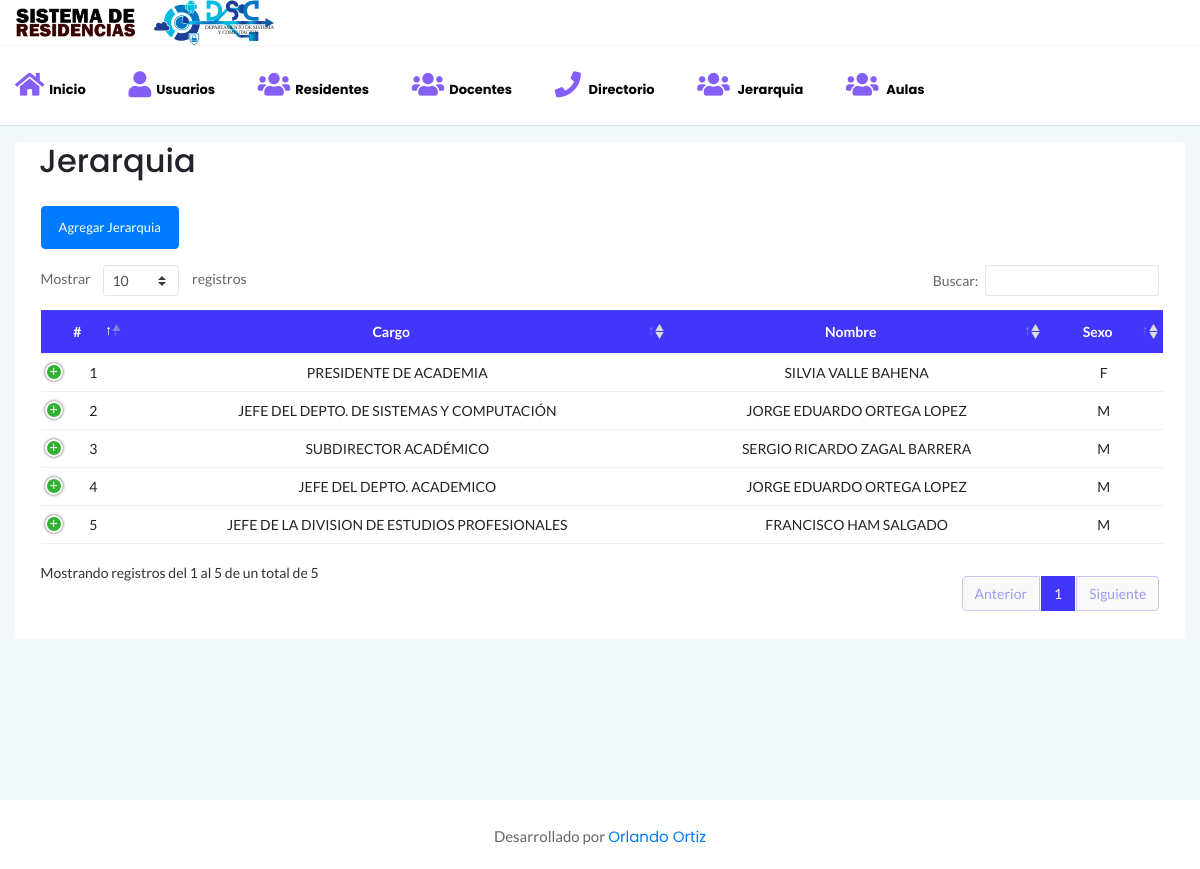
Page /Jerarquia on the committed database.
### tables this page shows
CREATE TABLE `jerarquia` (
  `id` int(10) unsigned NOT NULL AUTO_INCREMENT,
  `nombre` varchar(120) NOT NULL,
  `cargo` varchar(70) NOT NULL,
  `estado` int(1) unsigned DEFAULT '1',
  `sexo` varchar(2) DEFAULT NULL,
  PRIMARY KEY (`id`)
);

### controladores/plantilla.controlador.php (called while the page is built)
<?php
class ControladorPlantilla{
	public function ctrPlantilla(){
		include "vistas/plantilla.php";
	}
}

### index.php (called while the page is built, shortened)
<?php
require_once "controladores/plantilla.controlador.php";
require_once "controladores/directorio.controlador.php";
require_once "controladores/jerarquia.controlador.php";
require_once "controladores/config.controlador.php";
require_once "modelos/jerarquia.modelo.php";
$plantilla = new ControladorPlantilla();
$plantilla->ctrPlantilla();

### controladores/jerarquia.controlador.php (called while the page is built, shortened)
<?php
class ControladorJerarquia
{
    public static function ctrMostrarDocentesJerarquia($item, $valor)
    {
        $tabla = "jerarquia";
        $respuesta = ModeloDocentesJerarquia::MdlMostrarDocentesJerarquia($tabla, $item, $valor);
        return $respuesta;
    }
}

### modelos/conexion.php (called while the page is built)
<?php
class Conexion{
	static public function conectar(){
		$link = new PDO("mysql:host=localhost;dbname=sdr","root","");
		$link->exec("set names utf8");
		return $link;
	}
}

### modelos/jerarquia.modelo.php (called while the page is built, shortened)
<?php
require_once "conexion.php";
class ModeloDocentesJerarquia
{
    public static function MdlMostrarDocentesJerarquia($tabla, $item, $valor)
    {
        if ($item != null) {
            $stmt = Conexion::conectar()->prepare("SELECT * FROM $tabla WHERE $item = :$item");
            $stmt->bindParam(":" . $item, $valor, PDO::PARAM_STR);
            $stmt->execute();
            return $stmt->fetch();
        } else {
            $stmt = Conexion::conectar()->prepare("SELECT * FROM $tabla");
            $stmt->execute();
            return $stmt->fetchAll();
        }
    }
}

### vistas/modulos/Jerarquia.php (the view, shortened to what this page needs)
<div class="col-12 mt-3">
    <div class="card">
        <h2 class="ml-4">Jerarquia</h2>
        <div class="card-body">
        <button class="btn btn-primary mb-3" data-toggle="modal" data-target="#modalAgregarJerarquia">Agregar Jerarquia</button>
            <div class="data-tables datatable-primary">
                <table class="text-center tablaES">
                    <thead class="text-capitalize">
                        <tr>
                            <th>#</th>
                            <th>Cargo</th>
                            <th>Nombre</th>
                            <th>Sexo</th>
                        </tr>
                    </thead>
                    <tbody>
                        <?php
                        $item = null;
                        $valor = null;
                        $docentes = ControladorJerarquia::ctrMostrarDocentesJerarquia($item, $valor);
                        $c=0;
                        foreach ($docentes as $key => $value) {
                            if ($value["nombre"] != "NA") {
                                $c++;
                                echo '<tr>
                                        <td>' . $c . '</td>';
                                echo '<td>' . $value["cargo"] . '</td>';
                                echo '<td>' . $value["nombre"] . '</td>';
                                echo '<td>' . $value["sexo"] . '</td>';
                                echo '<td>
                                            <div class="btn-group">
                                                <button class="btn btn-warning btnEditarJerarquia" idJerarquia="' . $value["id"] . '" data-toggle="modal" data-target="#modalEditarJerarquia"><i class="fa fa-edit"></i></button>
                                                <button class="btn btn-danger btnEliminarJerarquia" idJerarquia="' . $value["id"] . '"><i class="fa fa-times"></i></button>
                                            </div>
                                        </td>
                                    </tr>';
                            }
                        }
                        ?>
                    </tbody>
                </table>
            </div>
        </div>
    </div>
</div>
</div>

### vistas/assets/css/styles.css (style rules this page uses)
.card { border: none; border-radius: 4px; background-color: #fff; -webkit-transition: all 0.3s ease 0s; transition: all 0.3s ease 0s; }
.card-body { padding: 25.6px; padding: 1.6rem; }
.body-bg { background: #F3F8FB; }
.btn { padding: 11px 17px; font-size: 13px; letter-spacing: 0; }
table tr th { border-bottom: none; }
table tr th, table tr td { border-top: 1px solid rgba(120, 130, 140, 0.13) !important; }
.datatable-primary thead { background: #4336fb; color: #fff; }
table.dataTable.no-footer { border-bottom: 1px solid rgba(120, 130, 140, 0.13) !important; }
table.dataTable thead th, table.dataTable thead td { border-bottom-color: transparent; }

### rows in the picture
jerarquia: cargo "PRESIDENTE DE ACADEMIA", nombre "SILVIA VALLE BAHENA", sexo "F"
jerarquia: cargo "JEFE DEL DEPTO. DE SISTEMAS Y COMPUTACIÓN", nombre "JORGE EDUARDO ORTEGA LOPEZ", sexo "M"
jerarquia: cargo "SUBDIRECTOR ACADÉMICO", nombre "SERGIO RICARDO ZAGAL BARRERA", sexo "M"
jerarquia: cargo "JEFE DEL DEPTO. ACADEMICO", nombre "JORGE EDUARDO ORTEGA LOPEZ", sexo "M"
jerarquia: cargo "JEFE DE LA DIVISION DE ESTUDIOS PROFESIONALES", nombre "FRANCISCO HAM SALGADO", sexo "M"
